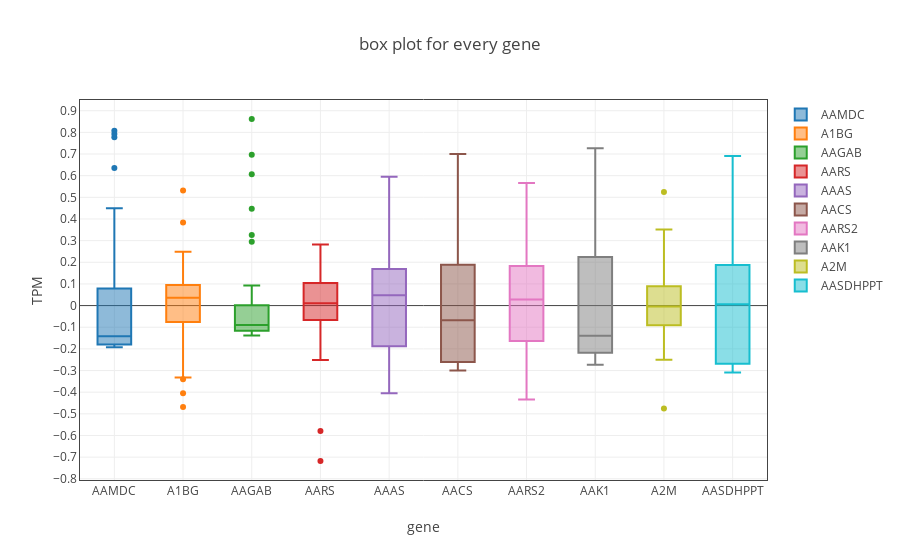

Source (notebook cell):
### Code cell
tt = plot.myPlot(df1_norm.iloc[:,:10])
tt.box_plot(xlabel='gene',ylabel='TPM',title='box plot for every gene')
